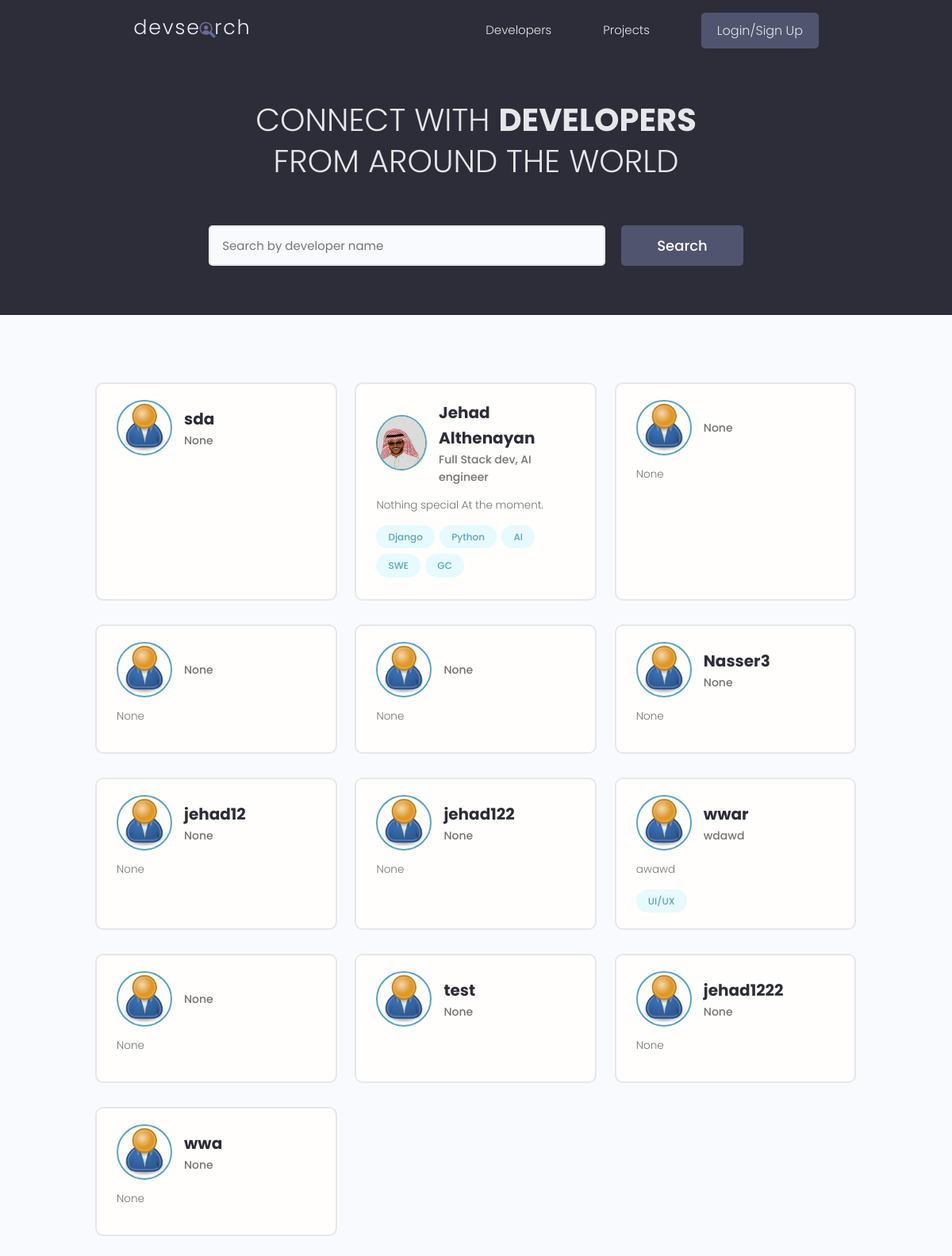
/users/, run on the app's committed database.
### users/models.py (models this page shows, shortened)
class Profile(models.Model):
    user = models.OneToOneField(User,on_delete=models.CASCADE,null=True,blank=True)
    name = models.CharField(max_length=200,null=True,blank=True)
    username = models.CharField(max_length=200,null=True,blank=True)
    location = models.CharField(max_length=200,null=True,blank=True)
    email= models.EmailField(max_length=200,null=True,blank=True)
    short_intro = models.CharField(max_length=500,null=True,blank=True)
    bio = models.TextField(null=True,blank=True)
    profile_image =  models.ImageField(null=True,blank=True,upload_to='profiles/',default='profiles/user-default.png')
    social_github = models.CharField(max_length=200,null=True,blank=True)
    social_twitter = models.CharField(max_length=200,null=True,blank=True)
    social_linkedin = models.CharField(max_length=200,null=True,blank=True)
    social_youtube = models.CharField(max_length=200,null=True,blank=True)
    social_website = models.CharField(max_length=200,null=True,blank=True)
    created = models.DateTimeField(auto_now_add=True) # date and time stamp
    id = models.UUIDField(default=uuid.uuid4,unique=True,primary_key=True,editable=False)

class Skill(models.Model):
    owner = models.ForeignKey(Profile, on_delete=models.CASCADE,null=True,blank=True)
    name = models.CharField(max_length=200,null=True,blank=True)
    description = models.TextField(null=True,blank=True)
    created = models.DateTimeField(auto_now_add=True) # date and time stamp
    id = models.UUIDField(default=uuid.uuid4,unique=True,primary_key=True,editable=False)
    def __str__(self):
        return str(self.name)

### users/views.py (the view)
# urls.py: path('',views.profiles,name="profiles"),
def profiles(req):
    search_query = ""
    if req.GET.get('search_query'):
        search_query = req.GET.get('search_query')
    print("search_query: ",search_query)
    skills = Skill.objects.filter(name__iexact=search_query)
    profiles = Profile.objects.filter(
        Q(name__icontains=search_query) |
        Q(short_intro__icontains=search_query) |
        Q(skill__in=skills)).distinct()
    context = {'profiles': profiles,
                'search_query':search_query,}
    return render(req,'users/profiles.html',context)

### users/templates/users/profiles.html (shortened to what this page needs)
{% extends 'main.html' %}
{% block content %}
<main class="home">
    <section class="hero-section text-center">
        <div class="container container--narrow">
            <div class="hero-section__box">
                <h2>CONNECT WITH <span>DEVELOPERS</span></h2>
                <h2>FROM AROUND THE WORLD</h2>
            </div>
            <div class="hero-section__search">
                <form id="searchForm" class="form" action="{% url 'profiles' %}" method="get">
                    <div class="form__field">
                        <input class="input input--text" id="formInput#search" type="text" name="search_query"
                            value="{{search_query}}" placeholder="Search by developer name" />
                    </div>
                    <input class="btn btn--sub btn--lg" type="submit" value="Search" />
                </form>
            </div>
        </div>
    </section>
    <section class="devlist">
        <div class="container">
            <div class="grid grid--three">
                {% for profile in profiles %}
                <div class="column card">
                    <div class="dev">
                        <a href="{% url 'user-profile' profile.id%}" class="card__body">
                            <div class="dev__profile">
                                <img class="avatar avatar--md" src="{{ profile.profile_image.url }}" alt="image" />
                                <div class="dev__meta">
                                    <h3>{{profile.name}}</h3>
                                    <h5>{{profile.short_intro|slice:"60"}}</h5>
                                </div>
                            </div>
                            <p class="dev__info">{{profile.bio|slice:"150"}}</p>
                            <div class="dev__skills">
                                {% for skill in profile.skill_set.all %}
                                <span class="tag tag--pill tag--main">
                                    <small>{{skill}}</small>
                                </span>
                                {% endfor %}
                            </div>
                        </a>
                    </div>
                </div>
                {% endfor %}
            </div>
        </div>
    </section>
</main>
{% endblock content %}

### static/styles/app.css (style rules this page uses)
:root { --color-sub: #2d2d39; }
.btn--sub { background-color: var(--color-sub-light); }
.card { border: 2px solid var(--color-light); }
img { width: 100%; }
.hero-section { height: 40vh; display: flex; align-items: center; background-color: var(--color-sub); }
.hero-section__box { margin-bottom: 4rem; }
.hero-section__box > h2, .hero-section__box > h2 > span { font-size: 4rem; color: var(--color-light); line-height: 1.3; text-transform: uppercase; }
.hero-section__box > h2 { font-weight: 300; }
.hero-section__box > h2 > span { font-weight: 700; }
.hero-section__search > .form { display: flex; align-items: center; justify-content: center; gap: 2rem; }
.hero-section__search > .form input.input--text { width: 50rem; }
.devlist { margin-top: 8rem; }
.devlist .grid { align-items: stretch; }
.devlist .dev .dev__profile { display: flex; align-items: center; gap: 1.5rem; }
.devlist .dev .dev__meta h3 { color: var(--color-sub); font-size: 2rem; font-weight: 700; }
.devlist .dev .dev__meta h5 { color: var(--color-text); font-size: 1.4rem; font-weight: 500; }
.devlist .dev .dev__info { margin: 1.5rem 0; font-size: 1.35rem; line-height: 1.4; text-align: justify; }

### static/uikit/styles/modules/_variables.css (style rules this page uses)
:root { --color-main: #5aa5b9; --color-main-light: #e6faff; --color-sub: #3f4156; --color-sub-light: #51546e; --color-sub-lighter: #ededfd; --color-text: #737373; --color-gray: #8b8b8b; --color-light: #e5e7eb; --color-light-gray: #767676; --color-bg: #f8fafd; --color-white: #fffefd; --color-white-light: #f3f3f3; --color-success: #359e64; --color-success-bg: #def8e8; --color-error: #fc4b0b; --color-error-bg: #fff2ee; --font-base: 'Poppins', arial, helvetica, 'Segoe UI', roboto, ubuntu, sans-serif; --font-monospace: 'Fira Code', 'Courier New', courier, monospace; --font-regular: 300; --font-medium: 500; --font-bold: 700; --generic-shadow: 1px 1px 5px #00000010; --generic-transition: all 0.3s ease-in-out; }

### static/uikit/styles/modules/_base.css (style rules this page uses)
* { margin: 0; padding: 0; box-sizing: border-box; text-rendering: optimizeLegibility; color: inherit; font-size: inherit; }
html { font-size: 50%; }
@media only screen and (min-width: 480px) { html { font-size: 56.25%; } }
@media only screen and (min-width: 1200px) { html { font-size: 62.5%; } }
body { line-height: 1.6; font-weight: 400; font-size: 1.5rem; color: var(--color-text); background-color: var(--color-bg); min-height: 100vh; }

### static/uikit/styles/modules/_typography.css (style rules this page uses)
* { font-family: var(--font-base); }
h2 { font-size: 3.6rem; font-weight: var(--font-bold); }
h3 { font-size: 3.2rem; font-weight: var(--font-medium); }
h5 { font-size: 2.4rem; font-weight: var(--font-medium); }
h5, h6 { font-weight: var(--font-regular); }
p, span, strong { font-size: 1.6rem; color: var(--color-text); font-weight: var(--font-regular); }
a { padding-bottom: 2px; text-decoration: none; display: inline-block; color: var(--color-main); font-weight: var(--font-medium); }

### static/uikit/styles/modules/_utilities.css (style rules this page uses)
.container { width: 92%; max-width: 165rem; margin: 0 auto; box-sizing: border-box; }
.container--narrow { width: 92%; max-width: 120rem; }
@media screen and (min-width: 1000px) { .container { width: 90%; } }
@media screen and (min-width: 1000px) { .container--narrow { width: 85%; } }
@media screen and (min-width: 1200px) { .container { width: 80%; } }
@media screen and (min-width: 1200px) { .container--narrow { width: 72%; } }
.text-center { text-align: center; }

### static/uikit/styles/modules/_avatar.css (style rules this page uses)
.avatar { border-radius: 50%; border: 2px solid var(--color-main); object-fit: cover; }
.avatar--md { height: 7rem; width: 7rem; }

### static/uikit/styles/modules/_button.css (style rules this page uses)
.btn { display: inline-block; position: relative; cursor: pointer; background-color: var(--color-light); font-weight: var(--font-medium); color: var(--color-sub); text-decoration: none; padding: 1rem 2rem; border-radius: 0.5rem; border: none; width: -webkit-fit-content; width: -moz-fit-content; width: fit-content; height: -webkit-fit-content; height: -moz-fit-content; height: fit-content; font-size: 1.6rem; outline-width: 0; outline-color: transparent; -webkit-backface-visibility: hidden; backface-visibility: hidden; transition: all 0.3s ease-in-out; }
.btn--sub { background-color: var(--color-sub); color: var(--color-white); }
.btn--lg { font-size: 1.8rem; padding: 1.2rem 4.5rem; }

### static/uikit/styles/modules/_card.css (style rules this page uses)
.card { border-radius: 1rem; background-color: var(--color-white); border: 1.5px solid var(--color-light); width: auto; height: auto; margin-top: 0.5rem; margin-bottom: 0.5rem; overflow: hidden; }
.card__body, .card__header { padding: 2rem 2.5rem; }

### data on the page
Profile: profile_image (placeholder picture), name "sda", short_intro "None"
Profile: profile_image (picture), name "Jehad Althenayan", short_intro "Full Stack dev, AI engineer", bio "Nothing special At the moment."
Skill: name "Django"
Skill: name "Python"
Skill: name "AI"
Skill: name "SWE"
Skill: name "GC"
Profile: profile_image (placeholder picture), short_intro "None", bio "None"
Profile: profile_image (placeholder picture), short_intro "None", bio "None"
Profile: profile_image (placeholder picture), short_intro "None", bio "None"
Profile: profile_image (placeholder picture), name "Nasser3", short_intro "None", bio "None"
Profile: profile_image (placeholder picture), name "jehad12", short_intro "None", bio "None"
Profile: profile_image (placeholder picture), name "jehad122", short_intro "None", bio "None"
Profile: profile_image (placeholder picture), name "wwar", short_intro "wdawd", bio "awawd"
Skill: name "UI/UX"
Profile: profile_image (placeholder picture), short_intro "None", bio "None"
Profile: profile_image (placeholder picture), name "test", short_intro "None"
Profile: profile_image (placeholder picture), name "jehad1222", short_intro "None", bio "None"
Profile: profile_image (placeholder picture), name "wwa", short_intro "None", bio "None"
